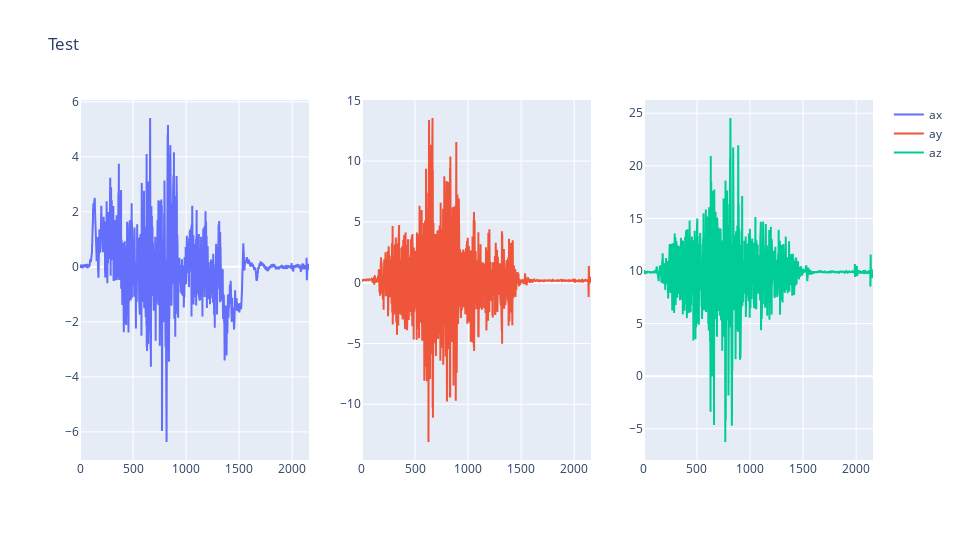

Here is the notebook cell this chart was saved with:
### Code cell
fig = triple_graph(acc_data[["ax", "ay", "az"]])
fig.write_html("data_analysis_acc_2.html", full_html=False, include_plotlyjs="cdn")
fig.show()

### Figure 1 — Plotly figure (JSON) as saved in the notebook; plotly's stock layout.template omitted (floating-point values rounded to 4 significant figures; data arrays with more than 128 entries replaced by an {"elided": "..."} marker saying what was removed)
{"data": [{"name": "ax", "type": "scatter", "x": {"elided": "2160 int values"}, "xaxis": "x", "y": {"elided": "2160 float values"}, "yaxis": "y"}, {"name": "ay", "type": "scatter", "x": {"elided": "2160 int values"}, "xaxis": "x2", "y": {"elided": "2160 float values"}, "yaxis": "y2"}, {"name": "az", "type": "scatter", "x": {"elided": "2160 int values"}, "xaxis": "x3", "y": {"elided": "2160 float values"}, "yaxis": "y3"}], "layout": {"height": 540, "title": {"text": "Test"}, "width": 960, "xaxis": {"anchor": "y", "domain": [0, 0.2889]}, "xaxis2": {"anchor": "y2", "domain": [0.3556, 0.6444]}, "xaxis3": {"anchor": "y3", "domain": [0.7111, 1]}, "yaxis": {"anchor": "x", "domain": [0, 1]}, "yaxis2": {"anchor": "x2", "domain": [0, 1]}, "yaxis3": {"anchor": "x3", "domain": [0, 1]}}}
